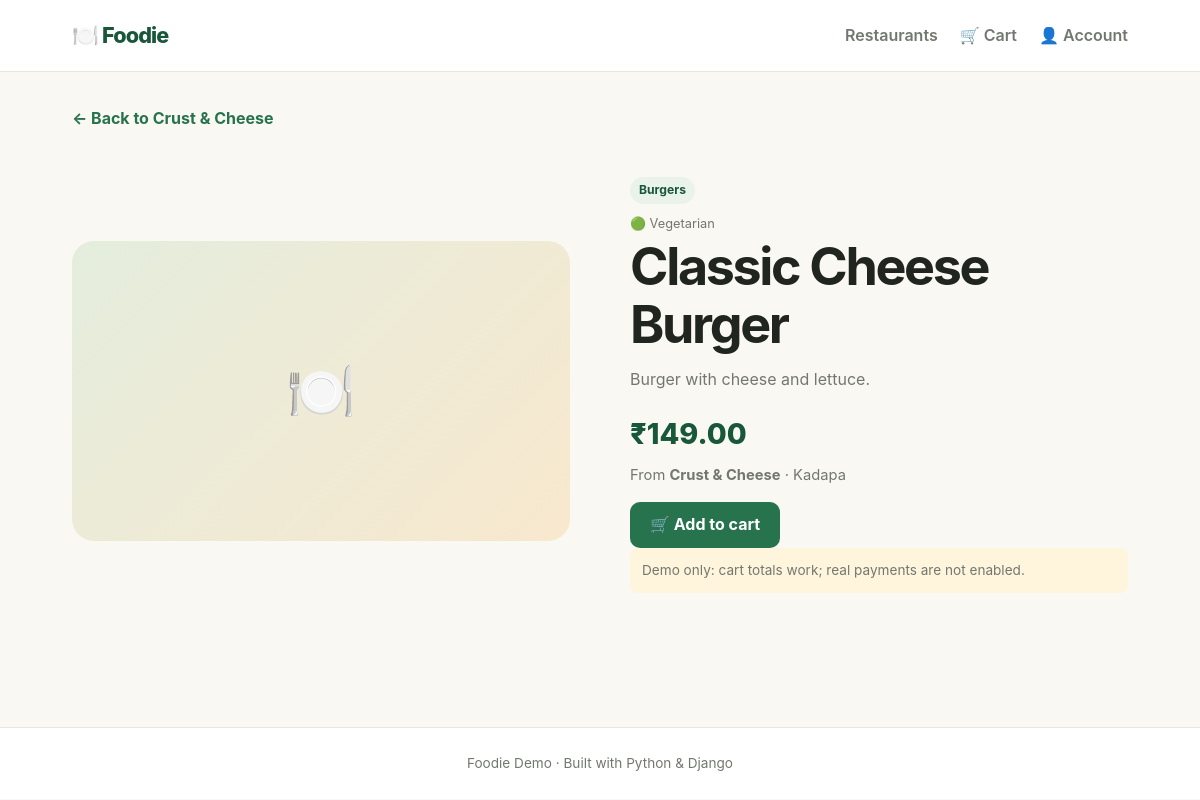
Screenshot of /food/19/ with the database file from the repository.
### restaurants/models.py (models this page shows, shortened)
class FoodItem(models.Model):
    restaurant = models.ForeignKey(Restaurant, on_delete=models.CASCADE, related_name="menu_items")
    category = models.ForeignKey(Category, on_delete=models.SET_NULL, null=True, related_name="food_items")
    name = models.CharField(max_length=120)
    description = models.TextField(blank=True)
    price = models.DecimalField(max_digits=7, decimal_places=2)
    image_url = models.URLField(blank=True)
    is_vegetarian = models.BooleanField(default=True)
    is_available = models.BooleanField(default=True)

class Restaurant(models.Model):
    name = models.CharField(max_length=120)
    description = models.TextField(blank=True)
    cuisine = models.CharField(max_length=80, default="Multi-cuisine")
    location = models.CharField(max_length=120, default="Kadapa")
    image_url = models.URLField(blank=True)
    is_open = models.BooleanField(default=True)

class Category(models.Model):
    name = models.CharField(max_length=80, unique=True)

### restaurants/views.py (the view)
# urls.py: path("food/<int:food_id>/", views.food_detail, name="food_detail"),
def food_detail(request, food_id):
    food = get_object_or_404(FoodItem.objects.select_related("restaurant", "category"), pk=food_id)
    return render(request, "restaurants/food_detail.html", {"food": food})

### restaurants/templates/restaurants/food_detail.html (shortened to what this page needs)
{% extends "restaurants/base.html" %}
{% block content %}
<a class="back-link" href="{% url 'restaurant_detail' food.restaurant.id %}">← Back to {{ food.restaurant.name }}</a>
<section class="detail-layout">
  {% if food.image_url %}<img class="detail-image" src="{{ food.image_url }}" alt="{{ food.name }}">
  {% else %}<div class="detail-image placeholder">🍽️</div>{% endif %}
  <div class="detail-copy">
    <span class="tag">{{ food.category.name|default:"Menu item" }}</span>
    <p class="veg-label">{% if food.is_vegetarian %}🟢 Vegetarian{% else %}🔴 Non-vegetarian{% endif %}</p>
    <h1>{{ food.name }}</h1><p>{{ food.description|default:"A delicious choice from our menu." }}</p>
    <p class="detail-price">₹{{ food.price }}</p>
    <p class="muted">From <strong>{{ food.restaurant.name }}</strong> · {{ food.restaurant.location }}</p>
    <form method="post" action="{% url 'add_to_cart' food.id %}">{% csrf_token %}
      <button type="submit">🛒 Add to cart</button>
    </form>
    <p class="demo-note">Demo only: cart totals work; real payments are not enabled.</p>
  </div>
</section>
{% endblock %}

### restaurants/static/restaurants/style.css (style rules this page uses)
:root { --ink: #20251f; --muted: #72786f; --green: #26734d; --green-dark: #18573a; --cream: #faf8f2; --line: #e8e6dd; --white: #ffffff; }
* { box-sizing: border-box; }
body { margin: 0; background: var(--cream); color: var(--ink); font-family: -apple-system, BlinkMacSystemFont, "Segoe UI", sans-serif; line-height: 1.55; }
a { color: inherit; text-decoration: none; }
h1, h2, h3, p { margin-top: 0; }
h1 { font-size: clamp(2rem, 5vw, 3.25rem); line-height: 1.1; letter-spacing: -.045em; margin-bottom: 14px; }
button, .button-link { min-height: 46px; border: 0; border-radius: 10px; background: var(--green); color: white; padding: 0 20px; font: inherit; font-weight: 700; cursor: pointer; display: inline-flex; align-items: center; justify-content: center; }
.muted { color: var(--muted); font-size: .92rem; }
.placeholder { display: grid; place-items: center; background: linear-gradient(135deg, #e4eddd, #f8e8ce); font-size: 3.5rem; }
.tag { display: inline-block; color: var(--green-dark); background: #eaf3e9; padding: 4px 9px; border-radius: 999px; font-size: .76rem; font-weight: 700; }
.back-link { display: inline-block; color: var(--green); font-weight: 700; margin-bottom: 25px; }
.veg-label { color: var(--muted); font-size: .8rem; margin: 10px 0 5px; }
.price-row strong, .detail-price { font-size: 1.25rem; color: var(--green-dark); }
.detail-layout { display: grid; grid-template-columns: 1fr 1fr; gap: clamp(25px, 5vw, 65px); align-items: center; padding: 20px 0; }
.detail-image { width: 100%; min-height: 300px; max-height: 500px; object-fit: cover; border-radius: 22px; }
.detail-copy > p { color: var(--muted); }
.detail-copy .detail-price { color: var(--green-dark); font-weight: 800; font-size: 1.8rem; margin: 20px 0 8px; }
.demo-note { background: #fff4dc; border-radius: 8px; padding: 12px; font-size: .85rem; }

### rows the page displays
FoodItem: restaurant.name "Crust & Cheese", category.name "Burgers", name "Classic Cheese Burger", description "Burger with cheese and lettuce.", price "149.00", restaurant.location "Kadapa"
